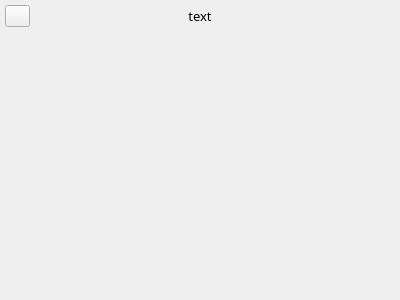
<?xml version="1.0" encoding="UTF-8"?>
<ui version="4.0">
 <class>QuickAccessPanelItem</class>
 <widget class="QWidget" name="QuickAccessPanelItem">
  <property name="geometry">
   <rect>
    <x>0</x>
    <y>0</y>
    <width>400</width>
    <height>300</height>
   </rect>
  </property>
  <property name="sizePolicy">
   <sizepolicy hsizetype="Minimum" vsizetype="Minimum">
    <horstretch>0</horstretch>
    <verstretch>0</verstretch>
   </sizepolicy>
  </property>
  <property name="windowTitle">
   <string>Form</string>
  </property>
  <layout class="QVBoxLayout" name="verticalLayout">
   <property name="leftMargin">
    <number>2</number>
   </property>
   <property name="topMargin">
    <number>2</number>
   </property>
   <property name="rightMargin">
    <number>2</number>
   </property>
   <property name="bottomMargin">
    <number>2</number>
   </property>
   <item>
    <widget class="QWidget" name="ToolBar" native="true">
     <property name="sizePolicy">
      <sizepolicy hsizetype="Minimum" vsizetype="Maximum">
       <horstretch>0</horstretch>
       <verstretch>0</verstretch>
      </sizepolicy>
     </property>
     <layout class="QHBoxLayout" name="horizontalLayout_2">
      <property name="leftMargin">
       <number>3</number>
      </property>
      <property name="topMargin">
       <number>3</number>
      </property>
      <property name="rightMargin">
       <number>3</number>
      </property>
      <property name="bottomMargin">
       <number>3</number>
      </property>
      <item>
       <widget class="QPushButton" name="ButtonBack">
        <property name="enabled">
         <bool>true</bool>
        </property>
        <property name="sizePolicy">
         <sizepolicy hsizetype="Maximum" vsizetype="Maximum">
          <horstretch>0</horstretch>
          <verstretch>0</verstretch>
         </sizepolicy>
        </property>
        <property name="maximumSize">
         <size>
          <width>25</width>
          <height>25</height>
         </size>
        </property>
        <property name="text">
         <string/>
        </property>
       </widget>
      </item>
      <item>
       <widget class="QLabel" name="Name">
        <property name="enabled">
         <bool>true</bool>
        </property>
        <property name="sizePolicy">
         <sizepolicy hsizetype="Minimum" vsizetype="Minimum">
          <horstretch>0</horstretch>
          <verstretch>0</verstretch>
         </sizepolicy>
        </property>
        <property name="font">
         <font>
          <family>Franklin Gothic Demi Cond</family>
          <pointsize>10</pointsize>
          <italic>false</italic>
          <underline>false</underline>
          <strikeout>false</strikeout>
         </font>
        </property>
        <property name="text">
         <string>text</string>
        </property>
        <property name="textFormat">
         <enum>Qt::AutoText</enum>
        </property>
        <property name="alignment">
         <set>Qt::AlignCenter</set>
        </property>
       </widget>
      </item>
      <item>
       <widget class="QWidget" name="widget" native="true">
        <property name="maximumSize">
         <size>
          <width>25</width>
          <height>25</height>
         </size>
        </property>
       </widget>
      </item>
     </layout>
    </widget>
   </item>
   <item>
    <widget class="QWidget" name="SubItemsWidget" native="true">
     <property name="sizePolicy">
      <sizepolicy hsizetype="Minimum" vsizetype="Minimum">
       <horstretch>0</horstretch>
       <verstretch>0</verstretch>
      </sizepolicy>
     </property>
     <layout class="QVBoxLayout" name="verticalLayout_2">
      <property name="leftMargin">
       <number>2</number>
      </property>
      <property name="rightMargin">
       <number>2</number>
      </property>
     </layout>
    </widget>
   </item>
  </layout>
 </widget>
 <resources/>
 <connections/>
</ui>
